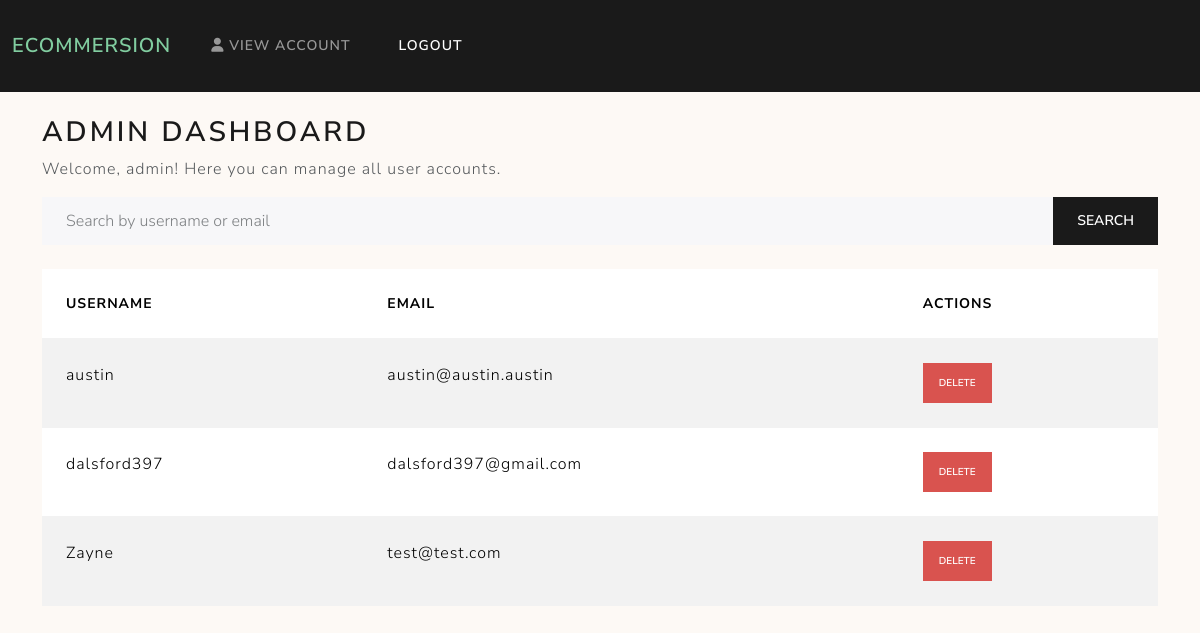
The page /adminDashboard (signed in) on the database as committed earlier.
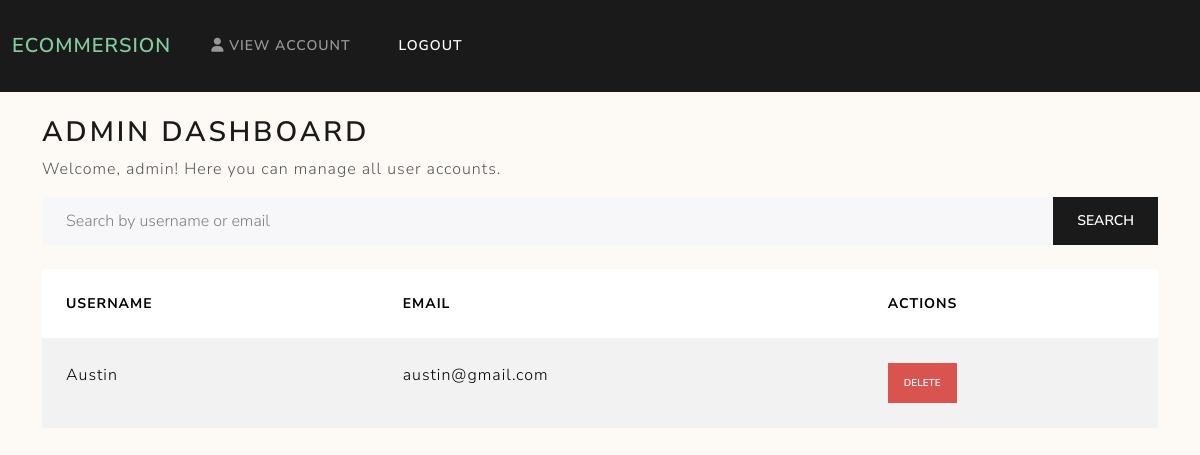
The same page on the database as committed later.
### models.py (models this page shows, shortened)
class User(db.Model, UserMixin):
    __tablename__ = 'users'
    userID = Column(Integer, primary_key=True)
    username = Column(String(50), nullable=False)
    password = Column(String(50), nullable=False)
    email = Column(String(50), nullable=False)
    address = Column(String(50), nullable=False)
    city = Column(String(50), nullable=False)
    state = Column(String(50), nullable=False)
    zipCode = Column(String(50), nullable=False)
    isAdmin = Column(Integer, nullable=False)

### main.py (the view)
@app.route("/adminDashboard", methods=["GET"])
@login_required
def adminDashboard():
    if not current_user.isAdmin:
        flash("You do not have permission to access this page.", "error")
        return redirect(url_for("home"))
    search_query = request.args.get("search", "")
    if search_query:
        users = User.query.filter(
            ((User.username.ilike(f"%{search_query}%")) | (User.email.ilike(f"%{search_query}%"))) &
            (User.isAdmin == False)  # Exclude admin accounts
        ).all()
    else:
        users = User.query.filter_by(isAdmin=False).all()
    return render_template("adminDashboard.html", users=users)

### main.py (called while the page is built)
@login.user_loader
def load_user(id):
    return db.session.get(User, int(id))

### templates/adminDashboard.html
{% extends "home.html" %}
{% block content %}
<div class="container mt-4">
    <h2>Admin Dashboard</h2>
    <p>Welcome, {{ current_user.username }}! Here you can manage all user accounts.</p>
    <form method="GET" action="{{ url_for('adminDashboard') }}" class="mb-4">
        <div class="input-group">
            <input type="text" class="form-control" name="search" placeholder="Search by username or email" value="{{ request.args.get('search', '') }}">
            <button type="submit" class="btn btn-primary">Search</button>
        </div>
    </form>
    <table class="table table-striped">
        <thead>
            <tr>
                <th>Username</th>
                <th>Email</th>
                <th>Actions</th>
            </tr>
        </thead>
        <tbody>
            {% for user in users %}
            <tr>
                <td>{{ user.username }}</td>
                <td>{{ user.email }}</td>
                <td>
                    <form method="POST" action="{{ url_for('deleteUser', user_id=user.userID) }}" style="display: inline;">
                        <button type="submit" class="btn btn-danger btn-sm" onclick="return confirm('Are you sure you want to delete this account? This action cannot be undone.')">Delete</button>
                    </form>
                </td>
            </tr>
            {% endfor %}
        </tbody>
    </table>
</div>
{% endblock %}

### templates/home.html (shortened to what this page needs)
<!DOCTYPE html>
<html lang="en">
<head>
    <link href="https://cdn.jsdelivr.net/npm/bootswatch@5.3.2/dist/lux/bootstrap.min.css" rel="stylesheet">
    <link href="https://cdnjs.cloudflare.com/ajax/libs/font-awesome/6.4.2/css/all.min.css" rel="stylesheet">
</head>
<body>
    <nav class="navbar navbar-expand-lg navbar-dark bg-primary">
        <div class="container-fluid">
            <a class="navbar-brand" href="/">Ecommersion</a>
            <div class="collapse navbar-collapse" id="navbarNav">
                <ul class="navbar-nav">
                    {% if current_user.is_authenticated %}
                    <li class="nav-item">
                        <a class="nav-link" href="/viewAccount"><i class="fas fa-user"></i> View Account</a>
                    </li>
                    {% endif %}
                    <li class="nav-item">
                        {% if current_user.is_authenticated %}
                        <a class="nav-link active" aria-current="page" href="/logout">Logout</a>
                    </li>
                    {% endif %}
                </ul>
            </div>
        </div>
    </nav>
    {% block content %}{% endblock %}
</body>
</html>

### templates/home.html (style rules this page uses)
body { background-color:rgb(253, 249, 245); }
.navbar-brand { color: rgb(129, 205, 160); }

Rows that differ between the two databases and show on the page:
removed User: username "austin", email "austin@austin.austin"
removed User: username "dalsford397", email "dalsford397@gmail.com"
removed User: username "Zayne", email "test@test.com"
added User: username "Austin", email "austin@gmail.com"
